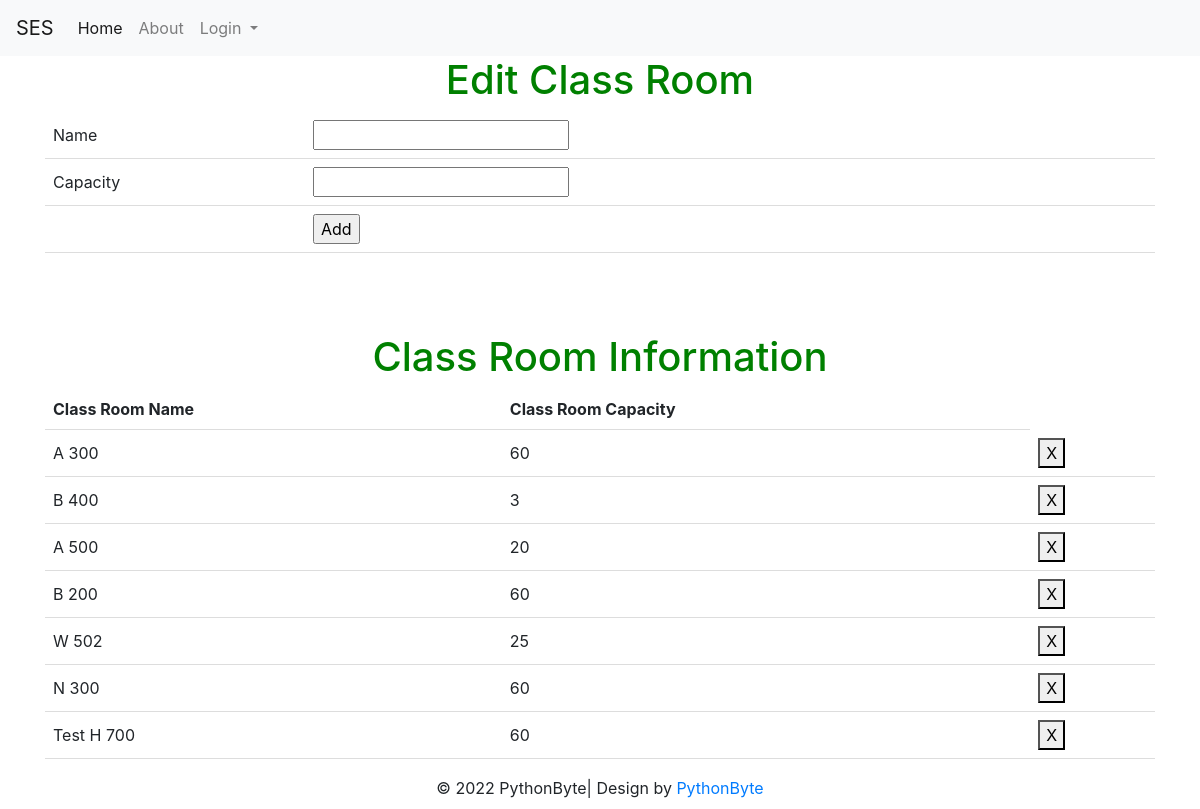
/saverloc, run on the app's committed database.
### tables this page shows
CREATE TABLE loc (loc_id INTEGER PRIMARY KEY UNIQUE, loc_Cap INTEGER, loc_name CHAR CONSTRAINT loc_id UNIQUE ON CONFLICT IGNORE);

### auth.py (the view, shortened to what this page needs)
@auth.route("/saverloc",methods = ["POST","GET"])
def saverloc():
    if request.method=='GET':
        con = sqlite3.connect("instance/db.sqlite")
        cur = con.cursor()
        cur.execute("SELECT * FROM loc")
        data6 = cur.fetchall()
        return render_template('add_loc.html',data6=data6)
    return render_template("add_loc.html",data6=data6)

### templates/add_Loc.html (shortened to what this page needs)
{% extends "base.html" %}
{% block content %}
<h1>Edit Class Room</h1>
 <form action = "/saverloc" method="post">
 <table>
  <tr><td>Name</td><td><input type="text" name="name_loc" required ></td></tr>
  <tr><td>Capacity</td><td><input type="number" name="cap" required></td></tr>
  <tr><td></td><td><input type="submit" value="Add"></td></tr>
</form>
  <form action = "/del_loc" method="post">
 <br> <h1>{{msg}}</h1><br><br>
 <h1>Class Room Information</h1>
 <table id="table_to_highlight" style="width:100%">
    <thead>
      <tr>
        <th>Class Room Name</th>
        <th>Class Room Capacity</th>
      </tr>
      </thead>
      <tbody>
       {% for row in data6 %}
              <tr>
                  <td>{{row[2]}}</td>
                  <td>{{row[1]}}</td>
                  <td><button class="bi bi-plus" type="submit" value="{{ row[0] }}" name="locid">X</button></td>
              </tr>
          {% endfor %}
      </tbody>
  </table>
 </form>
{% endblock %}

### templates/add_Loc.html (style rules this page uses)
body { text-align: center; }
h1 { color: green; }
table { border-collapse: collapse; width: 100%; }
th, td { padding: 8px; text-align: left; border-bottom: 1px solid #ddd; }

### data on the page
loc: loc_name "A 300", loc_Cap "60", {{ row[0] }} 3 (drawn)
loc: loc_name "B 400", loc_Cap "3", {{ row[0] }} 5 (drawn)
loc: loc_name "A 500", loc_Cap "20", {{ row[0] }} 6 (drawn)
loc: loc_name "B 200", loc_Cap "60", {{ row[0] }} 7 (drawn)
loc: loc_name "W 502", loc_Cap "25", {{ row[0] }} 8 (drawn)
loc: loc_name "N 300", loc_Cap "60", {{ row[0] }} 9 (drawn)
loc: loc_name "Test H 700", loc_Cap "60", {{ row[0] }} 11 (drawn)
